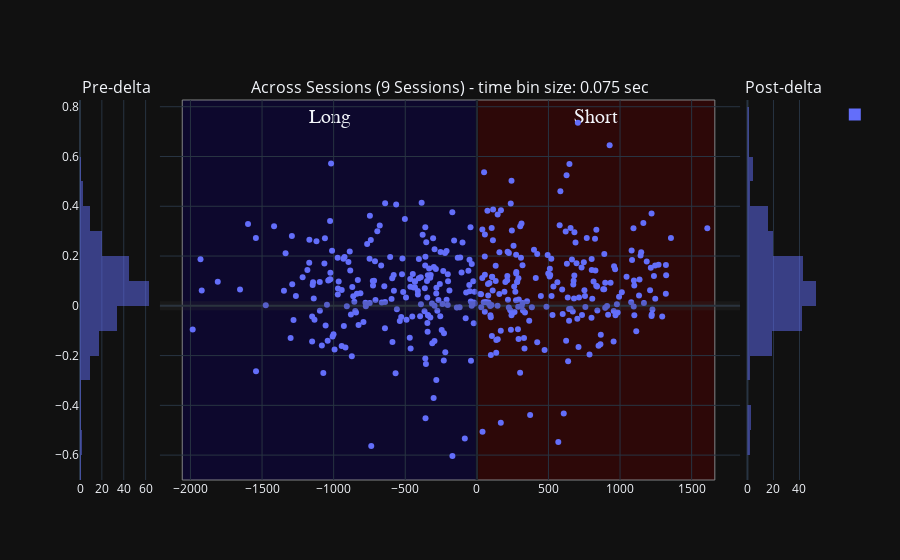

The cell this chart's notebook holds for it:
### Code cell
## User non-selected:
scatter_title = f'user_approved_ripple_df Sevveral Sessions {variable_name}'
# variable_name = 'wcorr_abs_diff'
px_scatter_kwargs = {'x': 'delta_aligned_start_t', 'y': variable_name, 'title': scatter_title, 'range_y': [0.0, 1.0], 'labels': {'session_name': 'Session', 'time_bin_size': 'tbin_size'}} # , 'color': 'time_bin_size'
new_fig_ripples = plotly_pre_post_delta_scatter(data_results_df=deepcopy(user_approved_ripple_df), out_scatter_fig=None, histogram_bins=histogram_bins,
                        px_scatter_kwargs=px_scatter_kwargs, histogram_variable_name=variable_name, forced_range_y=None,
                        time_delta_tuple=(earliest_delta_aligned_t_start, 0.0, latest_delta_aligned_t_end))
new_fig_ripples

### Figure 1 — Plotly figure (JSON) as saved in the notebook; plotly's stock layout.template omitted (floating-point values rounded to 4 significant figures; data arrays with more than 128 entries replaced by an {"elided": "..."} marker saying what was removed)
{"data": [{"alignmentgroup": "True", "bingroup": "y", "hovertemplate": "count=%{x}<br>wcorr_abs_diff=%{y}<extra></extra>", "legendgroup": "", "marker": {"color": "#636efa", "opacity": 0.5, "pattern": {"shape": ""}}, "name": "", "nbinsy": 25, "offsetgroup": "", "orientation": "h", "showlegend": true, "type": "histogram", "xaxis": "x", "y": {"elided": "206 float values"}, "yaxis": "y"}, {"hovertemplate": "delta_aligned_start_t=%{x}<br>wcorr_abs_diff=%{y}<extra></extra>", "legendgroup": "", "marker": {"color": "#636efa", "symbol": "circle"}, "mode": "markers", "name": "", "orientation": "v", "showlegend": false, "type": "scatter", "x": {"elided": "415 float values"}, "xaxis": "x2", "y": {"elided": "415 float values"}, "yaxis": "y2"}, {"alignmentgroup": "True", "bingroup": "y", "hovertemplate": "count=%{x}<br>wcorr_abs_diff=%{y}<extra></extra>", "legendgroup": "", "marker": {"color": "#636efa", "opacity": 0.5, "pattern": {"shape": ""}}, "name": "", "nbinsy": 25, "offsetgroup": "", "orientation": "h", "showlegend": false, "type": "histogram", "xaxis": "x3", "y": {"elided": "209 float values"}, "yaxis": "y3"}], "layout": {"annotations": [{"font": {"size": 16}, "showarrow": false, "text": "Pre-delta", "x": 0.049, "xanchor": "center", "xref": "paper", "y": 1, "yanchor": "bottom", "yref": "paper"}, {"font": {"size": 16}, "showarrow": false, "text": "Across Sessions (9 Sessions) - time bin size: 0.075 sec", "x": 0.5, "xanchor": "center", "xref": "paper", "y": 1, "yanchor": "bottom", "yref": "paper"}, {"font": {"size": 16}, "showarrow": false, "text": "Post-delta", "x": 0.951, "xanchor": "center", "xref": "paper", "y": 1, "yanchor": "bottom", "yref": "paper"}], "barmode": "overlay", "shapes": [{"line": {"color": "rgba(0.2,0.2,0.2,.25)", "width": 9}, "type": "line", "x0": 0, "x1": 1, "xref": "x2 domain", "y0": 0, "y1": 0, "yref": "y2"}, {"line": {"color": "rgba(0,0,0,.25)", "width": 3}, "type": "line", "x0": 0, "x1": 0, "xref": "x2", "y0": 0, "y1": 1, "yref": "y2 domain"}, {"fillcolor": "#0b0049", "label": {"font": {"family": "Times New Roman", "size": 20}, "text": "Long", "textposition": "top center"}, "layer": "below", "line": {"width": 1}, "opacity": 0.5, "type": "rect", "x0": -2057.0, "x1": 0, "xref": "x2", "y0": 0, "y1": 1, "yref": "y2 domain"}, {"fillcolor": "#490000", "label": {"font": {"family": "Times New Roman", "size": 20}, "text": "Short", "textposition": "top center"}, "layer": "below", "line": {"width": 1}, "opacity": 0.5, "type": "rect", "x0": 0, "x1": 1662.0, "xref": "x2", "y0": 0, "y1": 1, "yref": "y2 domain"}], "xaxis": {"anchor": "y", "domain": [0, 0.098]}, "xaxis2": {"anchor": "y2", "domain": [0.108, 0.892]}, "xaxis3": {"anchor": "y3", "domain": [0.902, 1]}, "yaxis": {"anchor": "x", "domain": [0, 1]}, "yaxis2": {"anchor": "x2", "domain": [0, 1], "matches": "y", "showticklabels": false}, "yaxis3": {"anchor": "x3", "domain": [0, 1], "matches": "y", "showticklabels": false}}}
